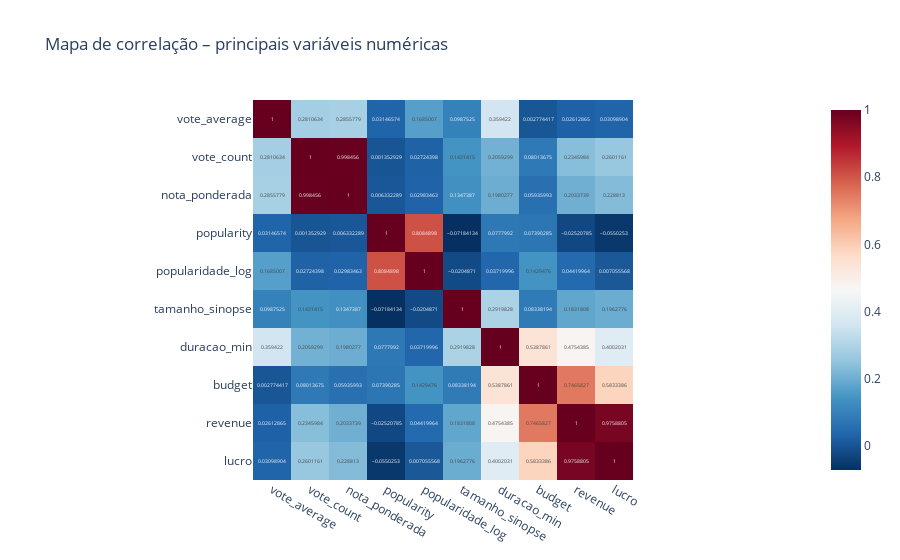

Notebook code for this chart:
### Code cell
# Correlação entre variáveis numéricas

cols_corr = [
    "vote_average",
    "vote_count",
    "nota_ponderada",
    "popularity",
    "popularidade_log",
    "tamanho_sinopse",
    "duracao_min",
    "budget",
    "revenue",
    "lucro"
]
cols_corr = [c for c in cols_corr if c in df_modelagem.columns]

corr = df_modelagem[cols_corr].corr()

fig_corr = px.imshow(
    corr,
    text_auto=True,
    color_continuous_scale="RdBu_r",
    title="Mapa de correlação – principais variáveis numéricas"
)
fig_corr.update_layout(template="plotly_white")
fig_corr.show()

### Figure 1 — Plotly figure (JSON) as saved in the notebook; plotly's stock layout.template omitted (floating-point values rounded to 4 significant figures)
{"data": [{"coloraxis": "coloraxis", "hovertemplate": "x: %{x}<br>y: %{y}<br>color: %{z}<extra></extra>", "name": "0", "texttemplate": "%{z}", "type": "heatmap", "x": ["vote_average", "vote_count", "nota_ponderada", "popularity", "popularidade_log", "tamanho_sinopse", "duracao_min", "budget", "revenue", "lucro"], "xaxis": "x", "y": ["vote_average", "vote_count", "nota_ponderada", "popularity", "popularidade_log", "tamanho_sinopse", "duracao_min", "budget", "revenue", "lucro"], "yaxis": "y", "z": [[1.0, 0.2811, 0.2856, 0.03147, 0.1685, 0.09875, 0.3594, 0.002774, 0.02613, 0.03099], [0.2811, 1.0, 0.9985, 0.001353, 0.02724, 0.1431, 0.2059, 0.08014, 0.2346, 0.2601], [0.2856, 0.9985, 1.0, 0.006332, 0.02983, 0.1347, 0.198, 0.05936, 0.2034, 0.2288], [0.03147, 0.001353, 0.006332, 1.0, 0.8085, -0.07184, 0.0778, 0.0739, -0.02521, -0.05503], [0.1685, 0.02724, 0.02983, 0.8085, 1.0, -0.02049, 0.0372, 0.1429, 0.0442, 0.007056], [0.09875, 0.1431, 0.1347, -0.07184, -0.02049, 1.0, 0.292, 0.08338, 0.1832, 0.1963], [0.3594, 0.2059, 0.198, 0.0778, 0.0372, 0.292, 1.0, 0.5388, 0.4754, 0.4002], [0.002774, 0.08014, 0.05936, 0.0739, 0.1429, 0.08338, 0.5388, 1.0, 0.7466, 0.5833], [0.02613, 0.2346, 0.2034, -0.02521, 0.0442, 0.1832, 0.4754, 0.7466, 1.0, 0.9759], [0.03099, 0.2601, 0.2288, -0.05503, 0.007056, 0.1963, 0.4002, 0.5833, 0.9759, 1.0]]}], "layout": {"coloraxis": {"colorscale": [[0, "rgb(5,48,97)"], [0.1, "rgb(33,102,172)"], [0.2, "rgb(67,147,195)"], [0.3, "rgb(146,197,222)"], [0.4, "rgb(209,229,240)"], [0.5, "rgb(247,247,247)"], [0.6, "rgb(253,219,199)"], [0.7, "rgb(244,165,130)"], [0.8, "rgb(214,96,77)"], [0.9, "rgb(178,24,43)"], [1, "rgb(103,0,31)"]]}, "title": {"text": "Mapa de correlação – principais variáveis numéricas"}, "xaxis": {"anchor": "y", "constrain": "domain", "domain": [0, 1], "scaleanchor": "y"}, "yaxis": {"anchor": "x", "autorange": "reversed", "constrain": "domain", "domain": [0, 1]}}}
